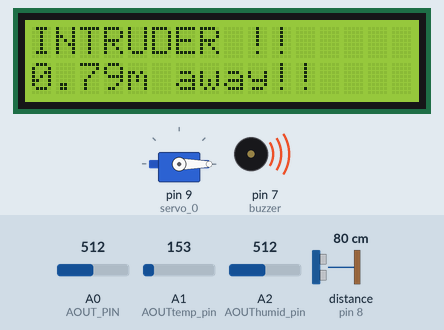
Recording of a sketch running on a simulated Arduino Uno, built with avr-gcc and run on an emulated ATmega328P. Shown: 16×2 character LCD, servo, buzzer (waves = sounding). Inputs (shaded band) come from the test bench; at power-on: distance to the obstacle (sensor on pin 8) 80 cm, A0 (AOUT_PIN) = 512, A1 (AOUTtemp_pin) = 153, A2 (AOUThumid_pin) = 512. The echo pulse lasts 58.3 µs per cm; what the sketch prints to the serial monitor is not drawn.

Above: at 15.7 s.
15.8 s: distance to the obstacle (sensor on pin 8) set to 149 cm
At 16.5 s:
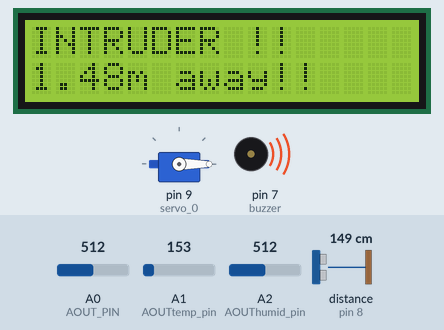
17.4 s: distance to the obstacle (sensor on pin 8) set to 155 cm
At 20.3 s:
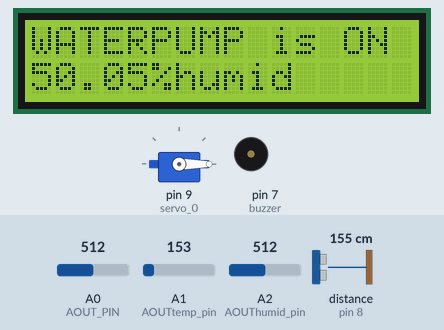
20.4 s: distance to the obstacle (sensor on pin 8) set to 2 cm
At 23.2 s:
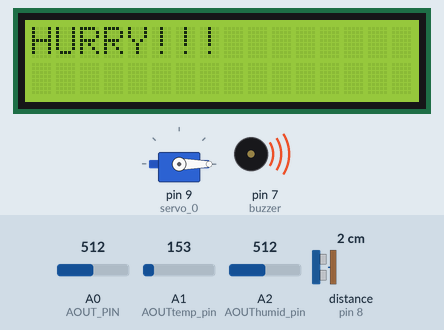
23.4 s: distance to the obstacle (sensor on pin 8) set to 250 cm
At 25.9 s:
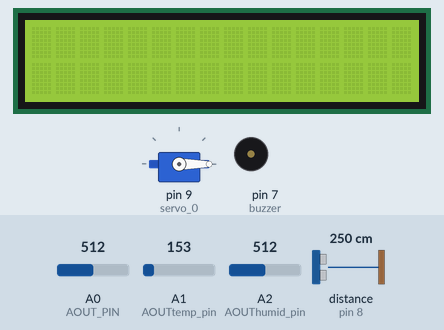
Timing chart, 0 to 27.4 s (numbered marks = the images above; inputs shaded):
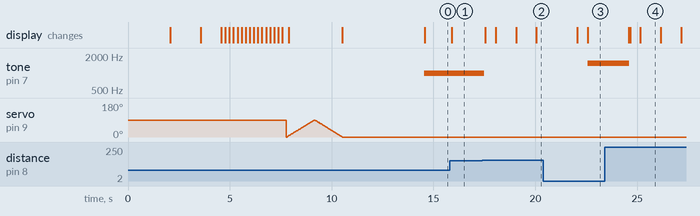

Measured:
- the behaviour switches between 151 and 152 cm on distance to the obstacle (sensor on pin 8) (found by bisection; images 1 and 2)
- after the input at 15.8 s, the display: changes after 0.11 s (image 1)
- after the input at 17.4 s, tone on pin 7 (buzzer): 1000 Hz → silent after 0.10 s; the display: first changes after 0.15 s (image 2 shows a later state)
- after the input at 20.4 s, tone on pin 7 (buzzer): silent → 1500 Hz after 2.2 s; the display: first differs from a run without the input after 2.2 s (image 3)
- after the input at 23.4 s, tone on pin 7 (buzzer): 1500 Hz → silent after 1.2 s; the display: first differs from a run without the input after 1.3 s (image 4 shows a later state)
- what the display in image 4 shows lasts 1.0 s, from 25.2 s to 26.2 s

The sketch:

smart_agriculture_system1.ino
```cpp
#include<LiquidCrystal.h>
#include<Servo.h>

int ang = 0;
Servo servo_0;

int trigPin = 10 ;
int echoPin = 8 ;
int buzzer = 7;
float duration_us, distance_cm;

int tmp36Read;
float voltageOut;
float tempC;
float humidity;


LiquidCrystal lcd(12, 11, 5, 4, 3, 2);
#define motor 6
#define fan 10
#define AOUT_PIN A0
#define AOUTtemp_pin A1
#define aref_voltage 3.3
#define AOUThumid_pin A2


void setup()
{
      Serial.begin(9600);

      lcd.begin(16,2); //defining dimension of lcd

      analogReference(EXTERNAL);
      //initialising arduino pins for input or output
      pinMode(trigPin, OUTPUT);

      pinMode(echoPin, INPUT);
      servo_0.attach(9, 500, 2500);
      pinMode(buzzer, OUTPUT);
      pinMode(AOUTtemp_pin , INPUT);
      pinMode(AOUThumid_pin , INPUT);
      lcd.clear();

      lcd.print("AUTOMATIC MODE");
      delay(2000);
      lcd.clear();

      welcome_message();
      lcd.clear();

      air_vent_test();
      delay(4000);
      lcd.clear();

}

void loop()

  {
     digitalWrite(trigPin, HIGH);
     delayMicroseconds(10);
     digitalWrite(trigPin, LOW);
     // measure duration of pulse from ECHO pin
     duration_us = pulseIn(echoPin, HIGH);
     // calculate the distance
     distance_cm = 0.017 * duration_us;
     Serial.println("------ SYSTEM DATA ------");
     Serial.print("Distance: ");
     Serial.print(distance_cm);
     Serial.println(" cm");

     if(distance_cm >= 0 && distance_cm  < 150)
     {
      intruder_sense();
     }

     else
     {
      noTone(buzzer);

      temp_humidity_display();
      delay(500);

      air_vent_motion();

      irrigation();
      delay(500);
     }
      Serial.println("-------------------------\n");
  }


//checking for intruder if within 1.5 meters of greenhouse
void intruder_sense()
{
     digitalWrite(trigPin, HIGH);
     delayMicroseconds(10);
     digitalWrite(trigPin, LOW);

     // measure duration of pulse from ECHO pin
     duration_us = pulseIn(echoPin, HIGH);
     // calculate the distance
     distance_cm = 0.017 * duration_us;

     if(distance_cm < 10000 && distance_cm > 70)
     {
       tone(buzzer, 1000); // Send 1KHz sound signal...
       lcd.print("INTRUDER !!   ");
       lcd.setCursor(0,1);
       lcd.print(distance_cm/100.00);
       lcd.println("m away!!      ");
     }
     else if(distance_cm < 70)
     {
        tone(buzzer, 1500); // Send 1.5KHz sound signal...
        lcd.print("HURRY!!!");
        delay(2000);
        lcd.clear();
        lcd.print("INTRUDER !!   ");
        lcd.setCursor(0,1);
        lcd.print(distance_cm);
        lcd.print(" cms away!!      ");
     }
    // print the value to Serial Monitor

    Serial.print("Buzzer: ");
    if(distance_cm < 10000 && distance_cm > 70)
    {
    Serial.println("ON (Normal Alert)");
    }
    else if(distance_cm < 70)
    {
    Serial.println("ON (High Alert)");
    }
    else
    {
    Serial.println("OFF");
    }
}

void temp_humidity_display()
{
     tmp36Read = analogRead(AOUTtemp_pin);
     voltageOut = (tmp36Read/ 1023.0)*5000;
     tempC = (voltageOut - 500)* 0.10;

    //humidity sensor
     humidity = (analogRead(AOUThumid_pin)/1023.00)*100.00 ;
    lcd.setCursor(0,0);
    lcd.print("Temp:");
    lcd.print(tempC);
    lcd.print(" \xB0"); // prints the degree symbol
    lcd.print("C");
    lcd.setCursor(3,1);
    lcd.print(humidity);
    lcd.print(" %humid");

    Serial.print("Temperature: ");
    Serial.print(tempC);
    Serial.println(" C");

    Serial.print("Humidity: ");
    Serial.print(humidity);
    Serial.println(" %");
}

//air vent motions controlled according to humidity levels
void air_vent_motion()
{
    if (humidity > 60.00)//if humidity % is above 60, transpiration in plants will be directly affected and therefore water absorption from soil is hindered and therefore healthy growth is affected
    //An ideal humidity range for most mature plants is 50% to 60%.
    {
      //vents open here to allow air passage to control humidity

         for ( ang = 0; ang <= 90; ang += 1)
        {
          servo_0.write(ang);
           delay(10);
        }

      //gentle fan for airflow

    }
    else
    {
      servo_0.write(0);
    }
    Serial.print("Vent Status: ");

    if (humidity > 60.00)
    {
    Serial.println("OPEN");
    }
    else
    {
    Serial.println("CLOSED");
}

}

//irrigation controlled according to soil moisture levels
void irrigation()
{
    int value = analogRead(AOUT_PIN); // read the analog value from sensor
    float SMoisture = value * 500.0 / 1023.0 ;
    Serial.print("Soil Moisture: ");
    Serial.println(SMoisture);

     if (SMoisture < 310)
    {
     digitalWrite(motor,HIGH);
     lcd.clear();
     delay(1000);
     lcd.setCursor(0,0);
     lcd.print("WATERPUMP is ON ");
     lcd.setCursor(0,1);
     lcd.print(tempC);
     lcd.print(" \xB0"); // prints the degree symbol
     lcd.print("C");
     delay(1000);
     lcd.setCursor(0,1);
     lcd.print(humidity);
     lcd.print("%humid     ");
     delay(2000);
     lcd.clear();
     Serial.println("WATER PUMP ON");
    }
     else
    {
       digitalWrite(motor,LOW);
       lcd.clear();
       delay(1000);
       lcd.setCursor(0,0);
       lcd.print("WATERPUMP is OFF ");
       lcd.setCursor(0,1);
       lcd.print(tempC);
       lcd.print(" \xB0"); // prints the degree symbol
       lcd.print("C");
       delay(1000);
       lcd.setCursor(0,1);
       lcd.print(humidity);
       lcd.print("%humid     ");
       delay(2000);
       lcd.clear();
       Serial.println("WATER PUMP OFF");
    }
}

void welcome_message()
{
      lcd.print("HI, WELCOME !!");
      delay(1500);
      lcd.clear();
      lcd.print("check your");
      lcd.setCursor(0,1);
      lcd.print("GreenHouse Stats");
      delay(1000);
      for (int positionCounter = 0; positionCounter < 16; positionCounter++)
      {
        // scroll one position right:
        lcd.scrollDisplayRight();
        // wait a bit:
        delay(200);
      }
}

void air_vent_test()
{
      lcd.print("air vents test");

      for (ang = 0; ang <= 90; ang += 1)
      {
        // tell servo to go to position in variable 'pos'
        servo_0.write(ang);
        // wait 15 ms for servo to reach the position
        delay(15); // Wait for 15 millisecond(s)
      }
      for (ang = 90; ang >= 0; ang -= 1)
      {
        // tell servo to go to position in variable 'pos'
        servo_0.write(ang);
        // wait 15 ms for servo to reach the position
        delay(15); // Wait for 15 millisecond(s)
      }
      lcd.setCursor(0,1);
      lcd.print("good to go!");
}


 
```
